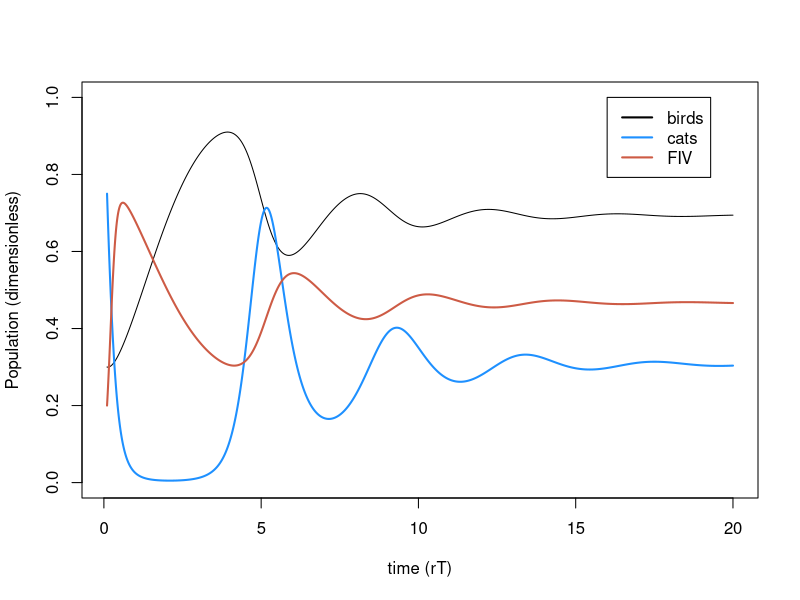
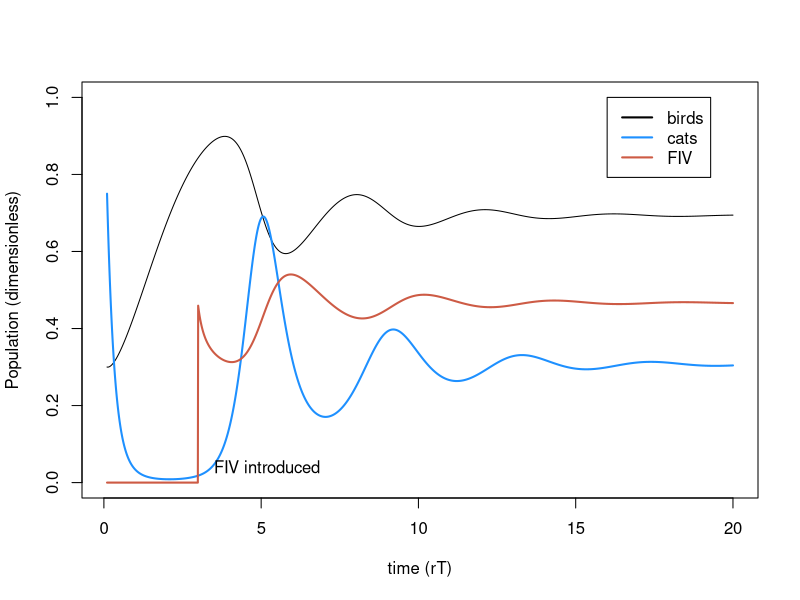
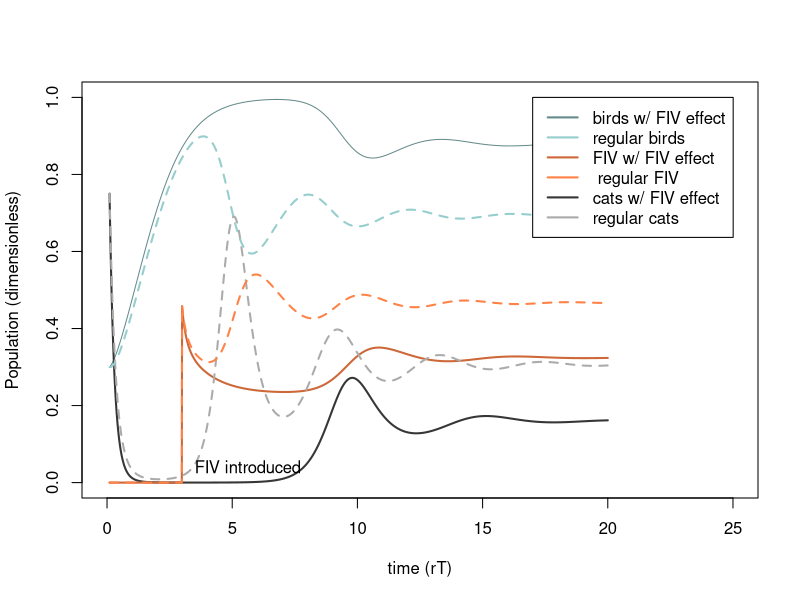
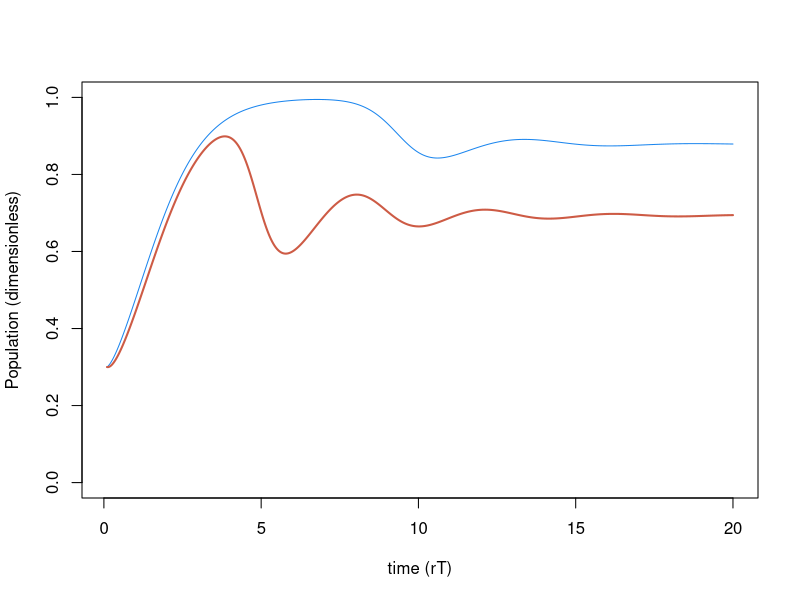
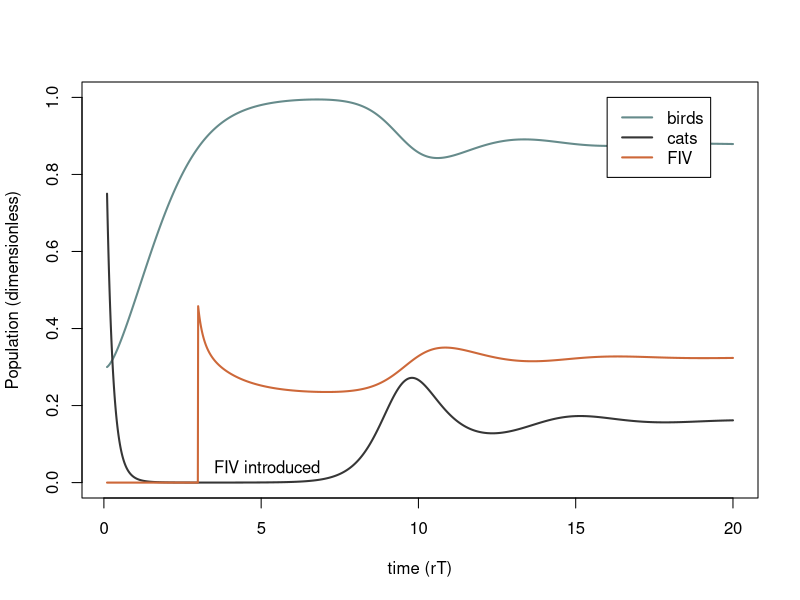
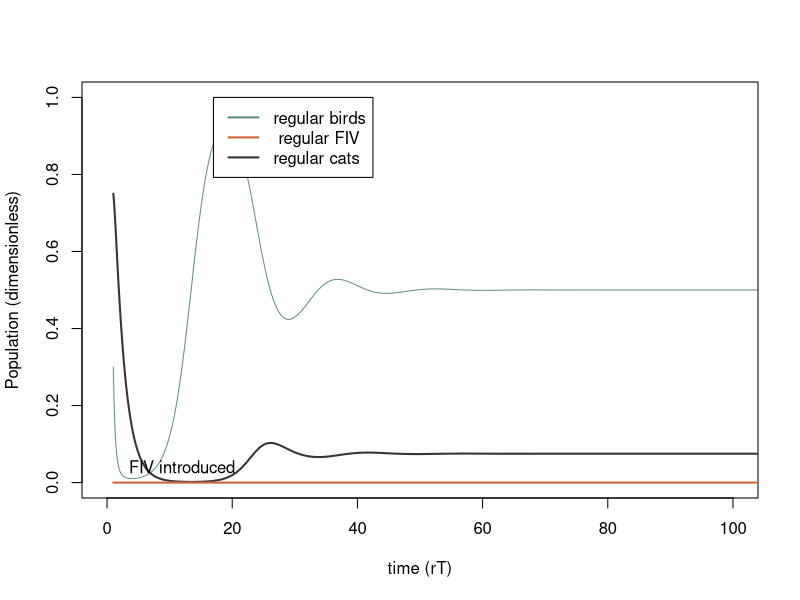

Write R code to recreate these figures, in order.
## ---- chunk 1
##Variables
#N.v <- NaN    ## population size for victims (birds)
#N.p <- NaN    ## population size for predators (cats)
t.time.set <- seq(1, 200, length.out= 2000) ## time

##Parameter values##
#K <- NaN            # carrying capacity               (will be estimated from dimensionless parameters)
#u <- NaN            # predation rate                  (will be estimated from dimensionless parameters)
#beta.ma <- NaN      # contact rate for mass action    (will be estimated from dimensionless parameters)    

r.v <- 0.1          # per capita growth rate of birds in the model
a <- 0.03           # trophic conversion efficiency of cats
d.p <- 0.6          # natural per capita death rate of cats
beta.pm <- 1.5      # contact rate for proportionate mixing
delta <- 0.2        # virulence

#core equations
#B <- N.v/K
B.set <-seq(0, 1, length.out=20000)
#C <- N.p*u/r.v
t.set <- r.v*t.time.set

#dimensionless parameters
sigma.pm <- beta.pm/r.v
#sigma.pm.set <- seq(0,25, length.out = 20000)
#sigma.ma <- beta.ma * C/u 
#sigma.ma.set<- seq(0, 250, length.out = 20000)

#e <- alpha*u*K/r.v
e <- 10
#e.set <- seq(0, 25, length.out = 20000)
m <- d.p/r.v
alpha <- delta/r.v

## ---- chunk 2
B.simu1 <- NaN*t.set 
  B.simu1[1] <- .3
C.simu1 <- NaN*t.set
  C.simu1[1] <- .75
I.simu1 <- NaN*t.set
 I.simu1[1] <- 0.2

#for PM
for(i in 2:length(t.set)){
  
  dt <- t.set[i]-t.set[i-1]
  B <- B.simu1[i-1]
  C <- C.simu1[i-1]
  I <- I.simu1[i-1]
  
  dB <- (B*(1-B) -B*C) *dt
  dC <- (e*B*C - m*C - alpha*C*I)*dt
  dI <- (((sigma.pm - alpha)* (1-I) - e*B)*I) *dt
  
  B.simu1[i] <- B + dB
  C.simu1[i] <- C + dC
  I.simu1[i] <- I + dI
}

  
plot(t.set, B.simu1, type= "l", ylim= c(0, 1), ylab="Population (dimensionless)", xlab="time (rT)")  
lines(t.set,C.simu1,lwd=2,col='dodgerblue')
lines(t.set, I.simu1, lwd = 2, col= "coral3")
legend(x=16,y=1, col = c("black","dodgerblue","coral3"), lty=1,lwd=2,legend = c("birds", "cats", "FIV"))

## ---- chunk 3
B.simu2 <- NaN*t.set 
  B.simu2[1] <- .3
C.simu2 <- NaN*t.set
  C.simu2[1] <- .75
I.simu2 <- NaN*t.set
# I.simu2[1] <- 0
## ---- chunk 4
#for PM
for(i in 2:length(t.set)){
  
  	if(t.set[i] < 3){I.simu2[i-1] <- 0 } else { 
  	  if(t.set[i] == 3) {I.simu2[i-1] <- 0.2} else { I<- I.simu2[i-1]}}
	
  dt <- t.set[i]-t.set[i-1]
  B <- B.simu2[i-1]
  C <- C.simu2[i-1]
  #I.simu2[i-1]
  
  dB <- (B*(1-B) -B*C) *dt
  dC <- (e*B*C - m*C - alpha*C*I)*dt
  dI <- (((sigma.pm - alpha)* (1-I) - e*B)*I) *dt
  
  B.simu2[i] <- B + dB
  C.simu2[i] <- C + dC
  I.simu2[i] <- I + dI
}

plot(t.set, B.simu2, type= "l", ylim= c(0, 1), ylab="Population (dimensionless)", xlab="time (rT)")  
lines(t.set,C.simu2,lwd=2,col='dodgerblue')
lines(t.set, I.simu2, lwd = 2, col= "coral3")
legend(x=16,y=1, col = c("black","dodgerblue","coral3"), lty=1,lwd=2,legend = c("birds", "cats", "FIV"))
text(x=3.5, y=0.04, adj=0, label="FIV introduced")
## ---- chunk 5
l <- 0.25 #percent activity of sick cats (lathargy)
#for PM
B.simu3 <- NaN*t.set 
  B.simu3[1] <- .3
C.simu3 <- NaN*t.set
  C.simu3[1] <- .75
I.simu3 <- NaN*t.set
#I.simu3[1] <- 0

for(i in 2:length(t.set)){
  
  	if(t.set[i] < 3){I.simu3[i-1] <- 0 } else { 
  	  if(t.set[i] == 3) {I.simu3[i-1] <- 0.2} else { I<- I.simu3[i-1]}}
	
  dt <- t.set[i]-t.set[i-1]
  B <- B.simu3[i-1]
  C <- C.simu3[i-1]
  #I.simu3[i-1]
  
  dB <- (B*(1-B) -B*C*(1-I) - l*B*I*C ) *dt
  dC <- (e*(B*C*(1-I) + l*B*I*C) - m*C - alpha*C*I)*dt
  dI <- (((sigma.pm - alpha)* (1-I) - e*B)*I) *dt
  
  B.simu3[i] <- B + dB
  C.simu3[i] <- C + dC
  I.simu3[i] <- I + dI
}

plot(t.set, B.simu3, type= "l", ylim= c(0, 1), xlim=c(0, 25), ylab="Population (dimensionless)", xlab="time (rT)", col='paleturquoise4')  
lines(t.set,C.simu3,lwd=2,col='gray21')
lines(t.set, I.simu3, lwd = 2, col= "sienna3")
lines(t.set,C.simu2,lwd=2, lty= 2, col='gray67')
lines(t.set, I.simu2, lwd = 2,lty= 2, col= "sienna1")
lines(t.set,B.simu2,lwd=2,lty= 2, col='paleturquoise3')

legend(x=17,y=1, col = c("paleturquoise4","paleturquoise3","sienna3", "sienna1", "gray21", "gray67"), lty=1,lwd=2,legend = c("birds w/ FIV effect", "regular birds", "FIV w/ FIV effect", " regular FIV", "cats w/ FIV effect", "regular cats"))
text(x=3.5, y=0.04, adj=0, label="FIV introduced")




plot(t.set, B.simu3,type= "l", ylim= c(0, 1), ylab="Population (dimensionless)", xlab="time (rT)", col= 'Dodgerblue2')
lines(t.set, B.simu2, lwd=2, col= 'coral3')



plot(t.set, B.simu3, type= "l", ylim= c(0, 1), lwd=2, ylab="Population (dimensionless)", xlab="time (rT)", col='paleturquoise4')  
lines(t.set,C.simu3,lwd=2,col='gray21')
lines(t.set, I.simu3, lwd = 2, col= "sienna3")

legend(x=16,y=1, col = c("paleturquoise4","gray21","sienna3"), lty=1,lwd=2,legend = c("birds", "cats", "FIV"))
text(x=3.5, y=0.04, adj=0, label="FIV introduced")

## ---- chunk 6

mu <- 4 #not given
a <- 0.3 #trophic conversion
d <- 0.6 #per capita death
beta.pm <- 13 #pm contact rate
gamma <- 4.8 # virulence
K<- 1
r<- 0.6

l <- 0.25 #percent activity of sick cats (lathargy)
#for PM
N.simu4 <- NaN*t.time.set 
  N.simu4[1] <- .3
S.simu4 <- NaN*t.time.set
  S.simu4[1] <- .75
I.simu4 <- NaN*t.time.set
  I.simu4[1] <- .0

for(i in 2:length(t.time.set)){
  
  #	if(t.set[i] < 3){I.simu4[i-1] <- 0 } else { 
  	#  if(t.set[i] == 3) {I.simu4[i-1] <- 0.2} else { I<- I.simu4[i-1]}}
	
  dt <- t.time.set[i]-t.time.set[i-1]
  N <- N.simu4[i-1]
  S <- S.simu4[i-1]
  I <- I.simu4[i-1]
  P <- S + I
  
  dN <- (r*N*(1-N/K)-mu*N*P) * dt
  dS <- ((a*mu*N*P)-(d*S) - (beta.pm*(S*I/P))) * dt
  dI <- (beta.pm* (S*I/P) - d*I -gamma*I) * dt
  
  N.simu4[i] <- N + dN
  S.simu4[i] <- S + dS
  I.simu4[i] <- I + dI
 }

plot(t.time.set, N.simu4, type= "l", ylim= c(0, 1), xlim=c(0, 100), ylab="Population (dimensionless)", xlab="time (rT)", col='paleturquoise4')  
lines(t.time.set,S.simu4,lwd=2,col='gray21')
lines(t.time.set, I.simu4, lwd = 2, col= "sienna3")


legend(x=17,y=1, col = c("paleturquoise4","sienna3", "gray21" ), lty=1,lwd=2,legend = c( "regular birds",  " regular FIV", "regular cats"))
text(x=3.5, y=0.04, adj=0, label="FIV introduced")
